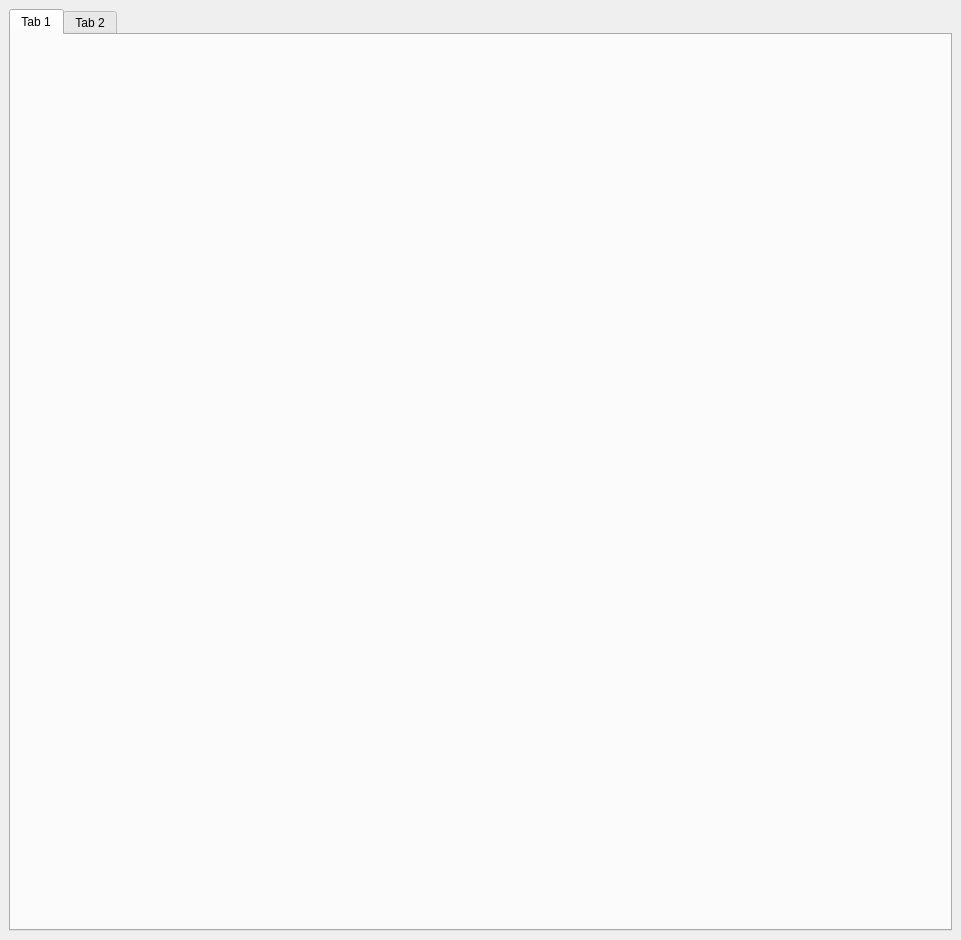
<?xml version="1.0" encoding="UTF-8"?>
<ui version="4.0">
 <class>MainWindow</class>
 <widget class="QMainWindow" name="MainWindow">
  <property name="geometry">
   <rect>
    <x>0</x>
    <y>0</y>
    <width>961</width>
    <height>940</height>
   </rect>
  </property>
  <property name="windowTitle">
   <string>MainWindow</string>
  </property>
  <widget class="QWidget" name="centralwidget">
   <property name="enabled">
    <bool>true</bool>
   </property>
   <property name="sizePolicy">
    <sizepolicy hsizetype="Expanding" vsizetype="Expanding">
     <horstretch>0</horstretch>
     <verstretch>0</verstretch>
    </sizepolicy>
   </property>
   <layout class="QHBoxLayout" name="horizontalLayout">
    <item>
     <widget class="QTabWidget" name="tabWidget">
      <property name="currentIndex">
       <number>0</number>
      </property>
      <widget class="QWidget" name="companyTab">
       <attribute name="title">
        <string>Tab 1</string>
       </attribute>
      </widget>
      <widget class="QWidget" name="vacancyTab">
       <attribute name="title">
        <string>Tab 2</string>
       </attribute>
      </widget>
     </widget>
    </item>
   </layout>
  </widget>
 </widget>
 <resources/>
 <connections/>
</ui>
